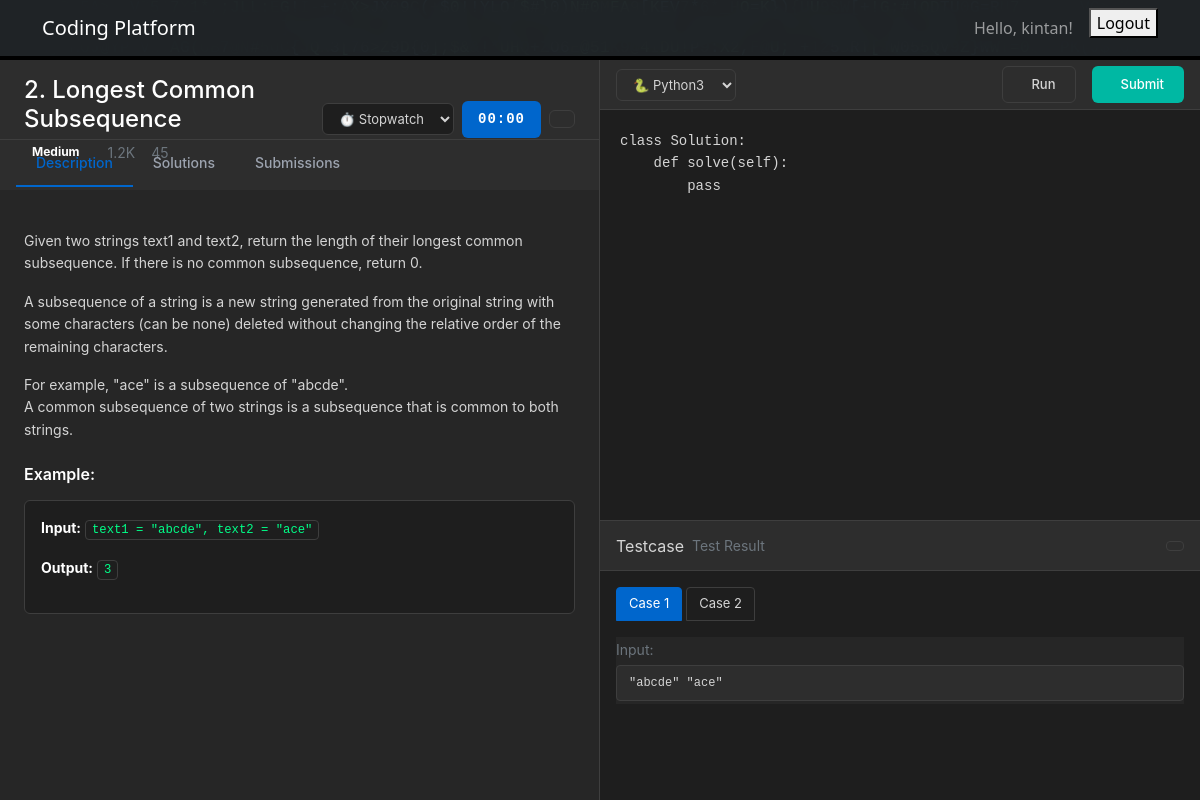
The app's page /questions/2/ (signed in) with its own data.
### compiler/models.py (models this page shows, shortened)
class Question(models.Model):
    title = models.CharField(max_length=200)
    description = models.TextField()
    difficulty = models.CharField(
        max_length=10,
        choices=[('Easy', 'Easy'), ('Medium', 'Medium'), ('Hard', 'Hard')],
        default='Easy'
    )
    sample_input = models.TextField()
    sample_output = models.TextField()
    explanation = models.TextField(blank=True)
    constraints = models.TextField(blank=True)
    follow_up = models.TextField(blank=True)
    created_at = models.DateTimeField(auto_now_add=True)
    solution = models.TextField(blank=True, help_text="Editorial solution explanation")
    python_starter = models.TextField(default="class Solution:\n    def solve(self):\n        pass")
    java_starter = models.TextField(blank=True)
    cpp_starter = models.TextField(blank=True)

class TestCase(models.Model):
    question = models.ForeignKey(Question, on_delete=models.CASCADE, related_name='test_cases')
    input_data = models.TextField()
    expected_output = models.TextField()
    is_example = models.BooleanField(default=False)

### compiler/views.py (the view)
# urls.py: path('questions/<int:question_id>/', views.question_detail_view, name='question_detail'),
@login_required
def question_detail_view(request, question_id):
    question = get_object_or_404(Question, id=question_id)
    test_cases = question.test_cases.all()[:5]  # Limit to first 5 test cases
    last_submission = Submission.objects.filter(
        user=request.user,
        question=question
    ).order_by('-submitted_at').first()
    context = {
        'question': question,
        'test_cases': test_cases,
        'last_submission': last_submission,
    }
    return render(request, 'compiler/question_detail.html', context)

### compiler/templates/compiler/question_detail.html (shortened to what this page needs)
{% extends 'base.html' %}
{% block content %}
<div class="leetcode-container d-flex">
    <div class="problem-section" style="width: 50%; overflow-y: auto;">
        <div class="problem-header">
            <div class="d-flex justify-content-between align-items-center">
                <div>
                    <h4 class="mb-2 fw-semibold text-white">{{ question.id }}. {{ question.title }}</h4>
                    <div class="d-flex align-items-center gap-3">
                        <span class="badge badge-{{ question.difficulty|lower }} px-2 py-1">
                            {{ question.difficulty }}
                        </span>
                        <div class="text-muted small">
                            1.2K
                            45
                        </div>
                    </div>
                </div>
                <div class="timer-section">
                    <select id="timerSelect" class="timer-select">
                        <option value="stopwatch">⏱️ Stopwatch</option>
                    </select>
                    <div class="timer-display">
                        <span id="timerDisplay">00:00</span>
                    </div>
                    <button id="timerBtn" class="timer-btn">
                    </button>
                </div>
            </div>
        </div>
        <ul class="nav nav-tabs problem-tabs px-3 border-0" id="problemTabs">
            <li class="nav-item">
                <button class="nav-link active" data-bs-toggle="tab" data-bs-target="#description">
                    Description
                </button>
            </li>
            <li class="nav-item">
                <button class="nav-link" data-bs-toggle="tab" data-bs-target="#solutions">
                    Solutions
                </button>
            </li>
            <li class="nav-item">
                <button class="nav-link" data-bs-toggle="tab" data-bs-target="#submissions">
                    Submissions
                </button>
            </li>
        </ul>
        <div class="tab-content">
            <div class="tab-pane fade show active p-4" id="description">
                <div class="problem-content">
                    <p>{{ question.description|linebreaks }}</p>
                    {% if question.examples.exists %}
                        {% for example in question.examples.all %}
                        <div class="mt-4">
                            <h6 class="fw-semibold mb-3">Example {{ forloop.counter }}:</h6>
                            <div class="example-block">
                                <div class="mb-3">
                                    <strong>Input:</strong>
                                    <code>{{ example.input_data }}</code>
                                </div>
                                <div class="mb-3">
                                    <strong>Output:</strong>
                                    <code>{{ example.output_data }}</code>
                                </div>
                                {% if example.explanation %}
                                <div>
                                    <strong>Explanation:</strong>
                                    <span class="text-muted">{{ example.explanation }}</span>
                                </div>
                                {% endif %}
                            </div>
                        </div>
                        {% endfor %}
                    {% else %}
                        <div class="mt-4">
                            <h6 class="fw-semibold mb-3">Example:</h6>
                            <div class="example-block">
                                <div class="mb-3">
                                    <strong>Input:</strong>
                                    <code>{{ question.sample_input }}</code>
                                </div>
                                <div class="mb-3">
                                    <strong>Output:</strong>
                                    <code>{{ question.sample_output }}</code>
                                </div>
                            </div>
                        </div>
                    {% endif %}
                </div>
            </div>
        </div>
    </div>
    <div class="code-section d-flex flex-column" style="width: 50%;">
        <div class="code-toolbar d-flex justify-content-between align-items-center">
            <select id="languageSelect" class="language-selector">
                <option value="python">🐍 Python3</option>
            </select>
            <div class="d-flex gap-3">
                <button id="runBtn" class="btn-leetcode-run">
                    Run
                </button>
                <button id="submitBtn" class="btn-leetcode-submit">
                    Submit
                </button>
            </div>
        </div>
        <div class="code-editor-container">
            <textarea id="codeEditor" class="code-editor-dark w-100 h-100" style="resize: none;">{{ question.python_starter|default:"class Solution:\n    def solve(self):\n        pass" }}</textarea>
        </div>
        <div class="testcase-section">
            <div class="testcase-header d-flex justify-content-between align-items-center">
                <div class="d-flex align-items-center">
                    <span class="fw-medium me-2">Testcase</span>
                    <small class="text-muted">Test Result</small>
                </div>
                <button class="btn btn-sm" style="color: #d4d4d4; border: 1px solid #3e3e3e; padding: 4px 8px; border-radius: 4px; background: #2d2d2d;">
                </button>
            </div>
            <div class="testcase-content">
                <ul class="nav nav-pills testcase-tabs mb-3" id="testCaseTabs">
                    {% for test_case in test_cases %}
                    <li class="nav-item">
                        <button class="nav-link {% if forloop.first %}active{% endif %}"
                                data-bs-toggle="pill" data-bs-target="#testcase{{ forloop.counter }}"
                                data-input="{{ test_case.input_data }}" data-expected="{{ test_case.expected_output }}">
                            Case {{ forloop.counter }}
                        </button>
                    </li>
                    {% endfor %}
                </ul>
                <div class="tab-content">
                    {% for test_case in test_cases %}
                    <div class="tab-pane fade {% if forloop.first %}show active{% endif %}" id="testcase{{ forloop.counter }}">
                        <div class="mb-3">
                            <small class="text-muted fw-medium">Input:</small>
                            <div class="test-input-output mt-1">{{ test_case.input_data }}</div>
                        </div>
                    </div>
                    {% endfor %}
                </div>
            </div>
        </div>
    </div>
</div>
{% endblock %}

### authentication/templates/base.html (shortened to what this page needs)
<!DOCTYPE html>
{% load static %}
<html lang="en">
<head>
    <link href="https://cdn.jsdelivr.net/npm/bootstrap@5.1.3/dist/css/bootstrap.min.css" rel="stylesheet">
</head>
<body>
    <div class="glitch-background">
    </div>
    <nav class="navbar navbar-expand-lg navbar-dark bg-dark">
        <div class="container">
            <a class="navbar-brand" href="{% url 'compiler:start' %}">Coding Platform</a>
            {% if user.is_authenticated %}
                <div class="navbar-nav ms-auto">
                    <span class="navbar-text me-3">Hello, {{ user.username }}!</span>
                    <form action="{% url 'authentication:logout' %}" method="post">
                        <button type="submit">Logout</button>
                    </form></div>
            {% endif %}
        </div>
    </nav>
    <compiler class="container mt-4">
        {% block content %}
        {% endblock %}
    </compiler>
    <script src="{% load static %}{% static 'js/letter-glitch.js' %}"></script>
</body>
</html>

### authentication/templates/base.html (style rules this page uses)
.glitch-background { position: fixed; top: 0; left: 0; width: 100vw; height: 100vh; z-index: -1; background: black; }
body { position: relative; z-index: 1; background: transparent; }
.navbar { background: rgba(33, 37, 41, 0.95) !important; backdrop-filter: blur(10px); }

### compiler/templates/compiler/question_detail.html (style rules this page uses)
html, body { height: 100% !important; margin: 0 !important; padding: 0 !important; overflow: hidden !important; }
.leetcode-container { height: calc(100vh - 60px); background: #1e1e1e; font-family: -apple-system, BlinkMacSystemFont, 'Inter', sans-serif; overflow: hidden; position: fixed; top: 60px; left: 0; right: 0; bottom: 0; }
.problem-section { background: #262626; border-right: 1px solid #3e3e3e; height: 100%; }
.code-section { background: #1e1e1e; height: 100%; }
.code-editor-dark { background: #1e1e1e !important; color: #d4d4d4 !important; font-family: 'Monaco', 'Menlo', 'Ubuntu Mono', 'Consolas', monospace !important; font-size: 14px !important; line-height: 1.6 !important; border: none !important; padding: 20px !important; tab-size: 4; resize: none !important; }
.code-toolbar { background: #2d2d2d; border-bottom: 1px solid #3e3e3e; padding: 10px 16px; color: #d4d4d4; height: 50px; min-height: 50px; }
.testcase-section { background: #1e1e1e; border-top: 1px solid #3e3e3e; height: 280px; min-height: 280px; max-height: 280px; }
.testcase-header { background: #2d2d2d; border-bottom: 1px solid #3e3e3e; padding: 12px 16px; color: #d4d4d4; height: 50px; min-height: 50px; }
.testcase-tabs .nav-link { background: #1e1e1e; border: 1px solid #3e3e3e; color: #d4d4d4; margin-right: 4px; padding: 6px 12px; font-size: 13px; border-radius: 4px 4px 0 0; }
.testcase-tabs .nav-link.active { background: #0066cc; color: white; border-color: #0066cc; }
.testcase-content { background: #1e1e1e; color: #d4d4d4; padding: 16px; height: calc(100% - 50px); overflow-y: auto; }
.test-input-output { background: #2d2d2d; border: 1px solid #3e3e3e; border-radius: 4px; padding: 8px 12px; font-family: 'Monaco', 'Menlo', 'Ubuntu Mono', monospace; font-size: 12px; color: #d4d4d4; }
.problem-header { background: #2d2d2d; border-bottom: 1px solid #3e3e3e; padding: 16px 24px; color: #d4d4d4; height: 80px; min-height: 80px; }
.timer-section { display: flex; align-items: center; gap: 8px; }
.timer-select { background: #1e1e1e; border: 1px solid #3e3e3e; color: #d4d4d4; padding: 6px 12px; border-radius: 6px; font-size: 13px; min-width: 120px; }
.timer-display { background: #0066cc; color: white; padding: 8px 16px; border-radius: 6px; font-family: 'Monaco', monospace; font-size: 14px; font-weight: 600; letter-spacing: 1px; }
.timer-btn { background: #2d2d2d; border: 1px solid #3e3e3e; color: #d4d4d4; padding: 8px 12px; border-radius: 6px; font-size: 14px; transition: all 0.2s ease; }
.btn-leetcode-run { background: #2d2d2d; border: 1px solid #3e3e3e; color: #d4d4d4; font-size: 13px; font-weight: 500; padding: 8px 20px; border-radius: 6px; transition: all 0.2s ease; }
.btn-leetcode-submit { background: #00b8a3; color: white; border: none; font-size: 13px; font-weight: 500; padding: 8px 20px; border-radius: 6px; transition: all 0.2s ease; }
.language-selector { background: #2d2d2d; border: 1px solid #3e3e3e; color: #d4d4d4; font-size: 13px; padding: 6px 12px; border-radius: 6px; min-width: 120px; }
.problem-tabs { background: #2d2d2d; border-bottom: 1px solid #3e3e3e; height: 50px; min-height: 50px; }
.problem-tabs .nav-link { color: #9ca3af; border: none; padding: 12px 20px; font-weight: 500; font-size: 14px; background: transparent; transition: all 0.2s ease; }
.problem-tabs .nav-link.active { color: #0066cc; border-bottom: 2px solid #0066cc; background: transparent; }
.tab-content { background: #262626; color: #d4d4d4; height: calc(100% - 130px); overflow-y: auto; }
.tab-pane { background: #262626; color: #d4d4d4; height: 100%; }
.problem-content { font-size: 14px; line-height: 1.6; color: #d4d4d4; }
.problem-content p { color: #d4d4d4; }
.problem-content h6 { color: #ffffff; font-weight: 600; }
.problem-content strong { color: #ffffff; }
.problem-content code { background: #1e1e1e; color: #00ff88; padding: 2px 6px; border-radius: 4px; border: 1px solid #3e3e3e; }
.example-block { background: #1e1e1e; border: 1px solid #3e3e3e; border-radius: 6px; padding: 16px; }
.code-editor-container { height: calc(100% - 330px); position: relative; }

### records on screen
Question: id "2", title "Longest Common Subsequence", difficulty "Medium", description "Given two strings text1 and text2, return the length of their longest common subsequence. If there is no common subsequence, return 0. A subsequence of a string is a new string generated from the original string with some characters (can be none) deleted without changing the relative order of the remaining characters. For example, \"ace\" is a subsequence of \"abcde\". A common subsequence of two strings is a subsequence that is common to both strings.", sample_input "text1 = \"abcde\", text2 = \"ace\"", sample_output "3", python_starter "class Solution: def solve(self): pass"
TestCase: input_data "\"abcde\" \"ace\""

### other values on screen
{{ user.username }} "kintan"
